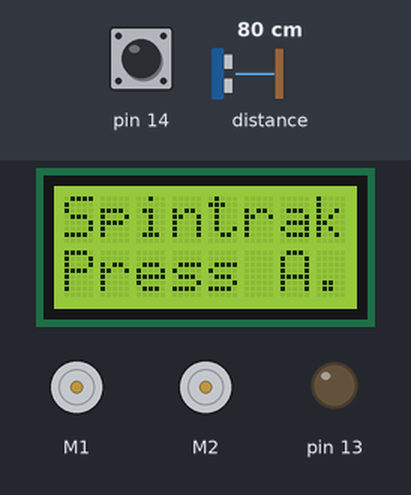
The sketch below on a simulated Arduino Leonardo, built with avr-gcc and run on an emulated ATmega32U4. Parts: 8×2 character LCD, 2 × DC motor (green arrow = forward, orange = backward, longer = faster), output pins drawn as LEDs (lit = HIGH). Inputs (shaded band) come from the test bench; at power-on: pin 14 HIGH, distance to the obstacle 80 cm.

Above: at 0.8 s.
0.9 s: pin 14 pulled LOW for 0.15 s
At 1.6 s:
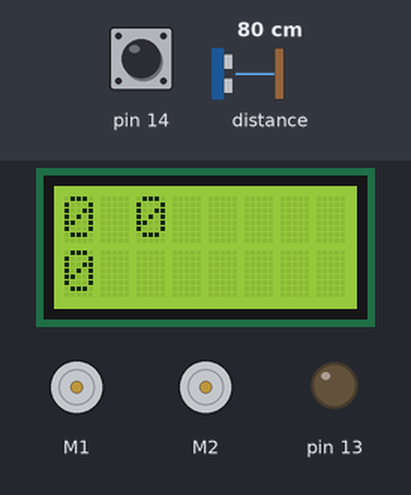
2.5 s: distance to the obstacle set to 59 cm
4.0 s: distance to the obstacle set to 53 cm
At 4.3 s:
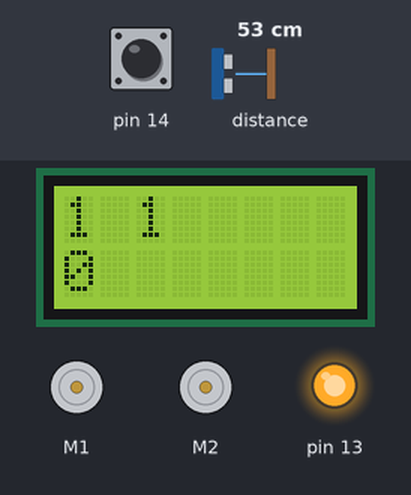
5.5 s: distance to the obstacle set to 60 cm
At 6.6 s:
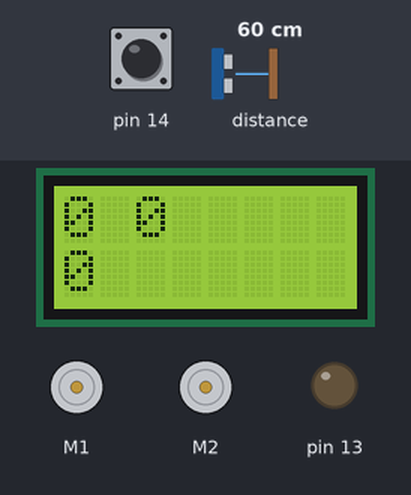
Timing chart, 0 to 8.0 s (numbered marks = the images above; inputs shaded):
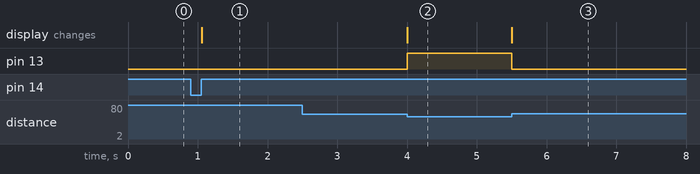

The sketch:

spintrak.ino
```cpp
// Pololu Zumo 32U4 Arduino Sketch
//
// (adapted from FaceTowardsOpponent example)
//
// This program uses a PID loop to "balance" the prox sensor
// reading so the robot spins to face an object in front of it.

#include <Wire.h>
#include <Zumo32U4.h>

Zumo32U4LCD lcd;
Zumo32U4Motors motors;
Zumo32U4ProximitySensors proxSensors;
Zumo32U4ButtonA buttonA;


#define K_V_MAX 400 // maximum motor velocity

// these were tweaked for a stock assembled Zumo with 75:1 gear ratio
#define K_P 100
#define K_I 20
#define K_D 200

#define BUFF_SIZE 8
#define BUFF_SIZE_MASK  (BUFF_SIZE - 1)


// A sensor's reading must be greater than or equal to this
// threshold in order for the program to consider that sensor as
// seeing an object.
const uint8_t sensorThreshold = 1;


// the following code chunk implements a buffer
// which can provide a rolling average
// (size must be a power of 2)

int8_t buff[BUFF_SIZE];
uint8_t buff_ix = 0;
int8_t buff_sum = 0;

int16_t error;
int16_t e_diff;
int16_t error_prev;
int16_t pid;

void buff_update(int8_t x)
{
  buff_sum -= buff[buff_ix];
  buff[buff_ix] = x;
  buff_sum += x;
  buff_ix = (buff_ix + 1) & BUFF_SIZE_MASK;
}

void buff_flush()
{
  uint8_t i = BUFF_SIZE;
  buff_sum = 0;
  while (i)
  {
    i--;
    buff[i] = 0;
  }
}


void setup()
{
  proxSensors.initFrontSensor();
  buff_flush();

  // Wait for the user to press A before driving the motors.
  lcd.clear();
  lcd.gotoXY(0, 0);
  lcd.print("Spintrak");
  lcd.gotoXY(0, 1);
  lcd.print(F("Press A."));
  buttonA.waitForButton();
  lcd.clear();
}


void spin(int16_t v)
{
  motors.setSpeeds(-v, v);
}


void loop()
{
  // Read the front proximity sensor and gets its left value (the
  // amount of reflectance detected while using the left LEDs)
  // and right value.
  proxSensors.read();
  int8_t proxL = proxSensors.countsFrontWithLeftLeds();
  int8_t proxR = proxSensors.countsFrontWithRightLeds();

  // Determine if an object is visible or not.
  bool is_object_seen = (proxL >= sensorThreshold) || (proxR >= sensorThreshold);

  if (is_object_seen)
  {
    // indicate with LED and update PID loop
    ledYellow(1);
    error = proxL - proxR;
    buff_update(error);
    e_diff = error - error_prev;
    pid = K_P * error + K_I * buff_sum + K_D * e_diff;
    pid = constrain(pid, -K_V_MAX, K_V_MAX);
    spin(pid);
    error_prev = error;
  }
  else
  {
    // no object is seen so flush error states and stop motors
    // (another option is just to keep turning in the direction
    // that we last sensed the object)
    buff_flush();
    error_prev = 0;
    ledYellow(0);
    spin(0);
  }

  lcd.gotoXY(0, 0);
  lcd.print(proxL);
  lcd.print(' ');
  lcd.print(proxR);
  lcd.gotoXY(0, 1);
  lcd.print(buff_sum);
  lcd.print(' ');
}
```

Measured:
- the behaviour switches between 56 and 55 cm on distance to the obstacle (found by bisection; images 1 and 2)
- after the input at 0.9 s, the display: changes after 0.16 s (image 1)
- after the input at 2.5 s, every drawn part: stays the same
- after the input at 4.0 s, pin 13: LOW → HIGH at once; the display: changes at once (image 2)
- after the input at 5.5 s, pin 13: HIGH → LOW at once; the display: changes at once (image 3)
